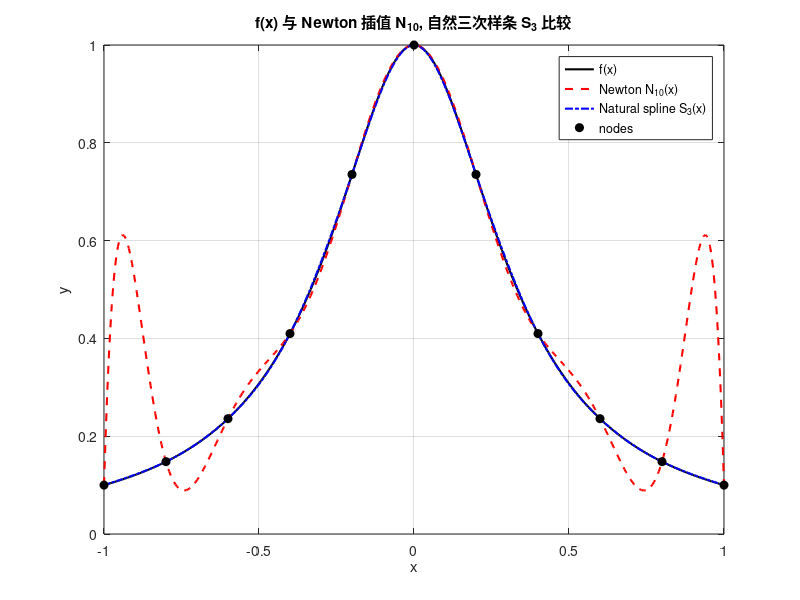

MATLAB code for this plot:
clear; clc; close all;

% 原函数
f = @(x) 1./(1 + 9*x.^2);

% 插值节点（改成列向量）
x = (-1:0.2:1)';
y = f(x);
n = length(x) - 1;

%% Newton 插值多项式

dd = y;
for k = 2:n+1
    dd(k:n+1) = (dd(k:n+1) - dd(k-1:n)) ./ (x(k:n+1) - x(1:n-k+2));
end

xx = linspace(-1, 1, 400);
N10_val = dd(end) * ones(size(xx));
for k = n:-1:1
    N10_val = dd(k) + (xx - x(k)) .* N10_val;
end

%% 三次样条
m = n + 1;
h = x(2) - x(1);

A = zeros(m);
rhs = zeros(m,1);

A(1,1) = 1;
A(m,m) = 1;

for i = 2:m-1
    A(i,i-1) = h;
    A(i,i)   = 2*(h + h);
    A(i,i+1) = h;
    rhs(i) = 6 * ( (y(i+1)-y(i))/h - (y(i)-y(i-1))/h );
end

M = A \ rhs;

S3_val = zeros(size(xx));
for j = 1:length(xx)
    xq = xx(j);

    if xq == x(end)
        i = m - 1;
    else
        i = find(xq >= x(1:end-1) & xq < x(2:end), 1, 'last');
    end

    hi = x(i+1) - x(i);
    A1 = x(i+1) - xq;
    B1 = xq - x(i);

    S3_val(j) = M(i)  * A1^3 / (6*hi) + ...
                M(i+1)* B1^3 / (6*hi) + ...
                (y(i)   - M(i)*hi^2/6)   * (A1/hi) + ...
                (y(i+1) - M(i+1)*hi^2/6) * (B1/hi);
end

figure;
plot(xx, f(xx), 'k-', 'LineWidth', 1.5); hold on;
plot(xx, N10_val, 'r--', 'LineWidth', 1.5);
plot(xx, S3_val, 'b-.', 'LineWidth', 1.5);
plot(x, y, 'ko', 'MarkerFaceColor', 'k');

legend('f(x)','Newton N_{10}(x)','Natural spline S_3(x)','nodes',...
       'Location','Best');
xlabel('x');
ylabel('y');
title('f(x) 与 Newton 插值 N_{10}, 自然三次样条 S_3 比较');
grid on;
